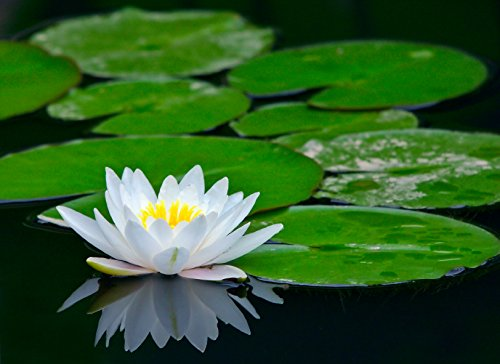
#> input picture white lotus.jpg, 500 x 364 px, found by its file name
$ jupyter execute Contrast_Reduction.ipynb
#> lines starting #> are read from the running program, lines starting #| are printed output that depends on the picture
[cell 1]
import cv2
from matplotlib import pyplot as plt
import PIL as pillow
import numpy as np

[cell 2]
img = cv2.imread(r"C:\Users\aniru\Machine Learning\Computer Vision\white lotus.jpg")
#> img is the input picture: shape (364, 500, 3); mean B, G, R 37, 89.2, 45.7
plt.imshow(img)

## Contrast Reduction using Bitwise-Not

It flips the 0 and 1s in the image

[cell 3]
image = cv2.bitwise_not(img)
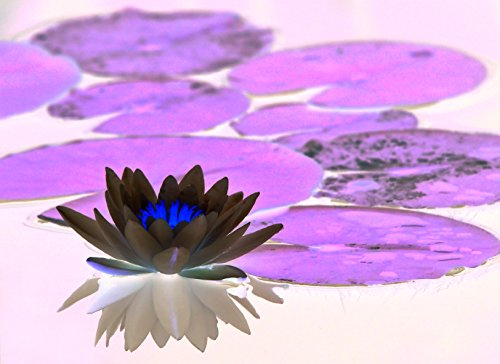
#> image: shape (364, 500, 3); mean B, G, R 218, 165.8, 209.3
plt.imshow(image)
cv2.imwrite("output.jpeg", image)
#> Out = True

[cell 4]
from PIL import Image
from numpy import array

im_1 = Image.open(r"C:\Users\aniru\Machine Learning\Computer Vision\white lotus.jpg")
ar_1 = array(im_1)
ar_1

im_2 = Image.open("output.jpeg")
ar_2 = array(im_2)
ar_2
